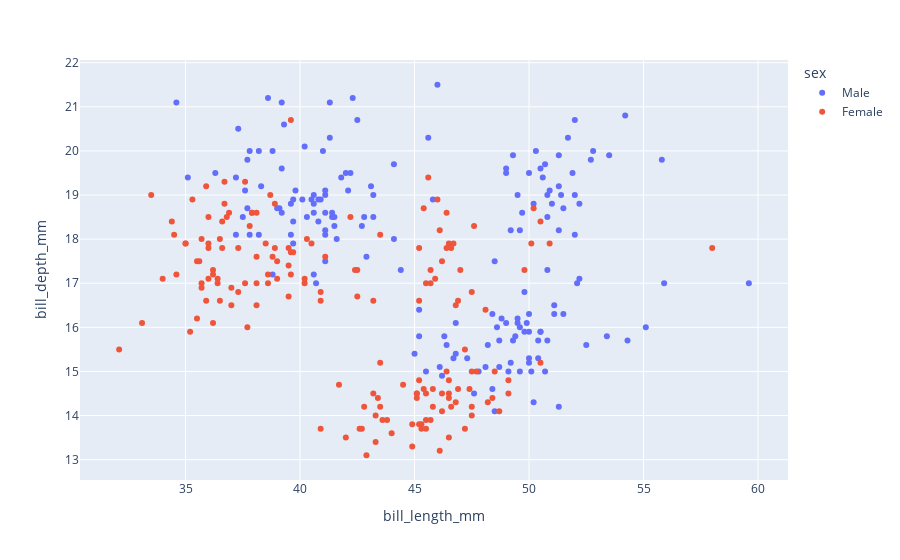

This figure's notebook cell:
### Code cell
fig = px.scatter(dataset, x='bill_length_mm', y='bill_depth_mm', color='sex')
fig.show()

### Figure 1 — Plotly figure (JSON) as saved in the notebook; plotly's stock layout.template omitted (floating-point values rounded to 4 significant figures; data arrays with more than 128 entries replaced by an {"elided": "..."} marker saying what was removed)
{"data": [{"hovertemplate": "sex=Male<br>bill_length_mm=%{x}<br>bill_depth_mm=%{y}<extra></extra>", "legendgroup": "Male", "marker": {"color": "#636efa", "symbol": "circle"}, "mode": "markers", "name": "Male", "orientation": "v", "showlegend": true, "type": "scatter", "x": {"elided": "168 float values"}, "xaxis": "x", "y": {"elided": "168 float values"}, "yaxis": "y"}, {"hovertemplate": "sex=Female<br>bill_length_mm=%{x}<br>bill_depth_mm=%{y}<extra></extra>", "legendgroup": "Female", "marker": {"color": "#EF553B", "symbol": "circle"}, "mode": "markers", "name": "Female", "orientation": "v", "showlegend": true, "type": "scatter", "x": {"elided": "165 float values"}, "xaxis": "x", "y": {"elided": "165 float values"}, "yaxis": "y"}], "layout": {"legend": {"title": {"text": "sex"}, "tracegroupgap": 0}, "margin": {"t": 60}, "xaxis": {"anchor": "y", "domain": [0, 1], "title": {"text": "bill_length_mm"}}, "yaxis": {"anchor": "x", "domain": [0, 1], "title": {"text": "bill_depth_mm"}}}}
